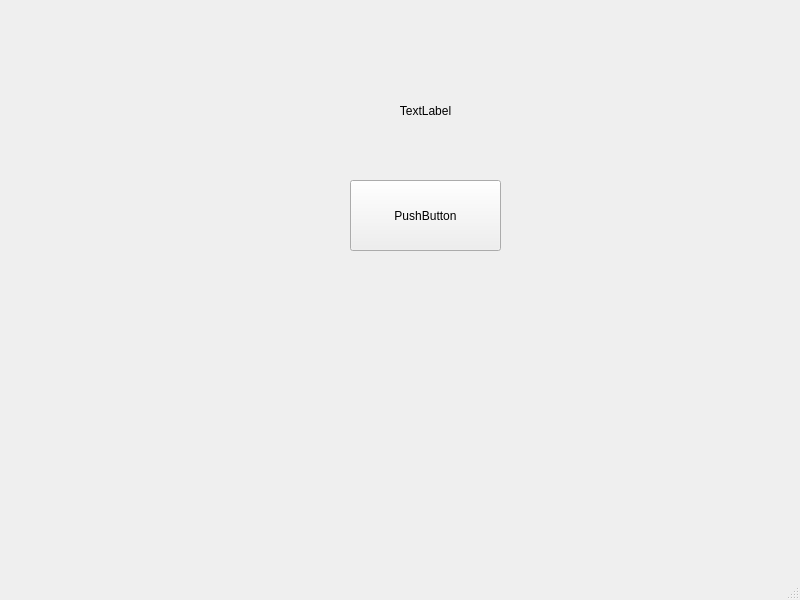
<?xml version="1.0" encoding="UTF-8"?>
<ui version="4.0">
 <class>MainWindow</class>
 <widget class="QMainWindow" name="MainWindow">
  <property name="geometry">
   <rect>
    <x>0</x>
    <y>0</y>
    <width>800</width>
    <height>600</height>
   </rect>
  </property>
  <property name="windowTitle">
   <string>MainWindow</string>
  </property>
  <widget class="QWidget" name="centralwidget">
   <widget class="QPushButton" name="pushButton">
    <property name="geometry">
     <rect>
      <x>350</x>
      <y>180</y>
      <width>151</width>
      <height>71</height>
     </rect>
    </property>
    <property name="text">
     <string>PushButton</string>
    </property>
   </widget>
   <widget class="QLabel" name="label">
    <property name="geometry">
     <rect>
      <x>350</x>
      <y>60</y>
      <width>151</width>
      <height>101</height>
     </rect>
    </property>
    <property name="text">
     <string>TextLabel</string>
    </property>
    <property name="alignment">
     <set>Qt::AlignmentFlag::AlignCenter</set>
    </property>
    <property name="wordWrap">
     <bool>true</bool>
    </property>
   </widget>
  </widget>
  <widget class="QMenuBar" name="menubar">
   <property name="geometry">
    <rect>
     <x>0</x>
     <y>0</y>
     <width>800</width>
     <height>24</height>
    </rect>
   </property>
  </widget>
  <widget class="QStatusBar" name="statusbar"/>
 </widget>
 <resources/>
 <connections/>
</ui>
